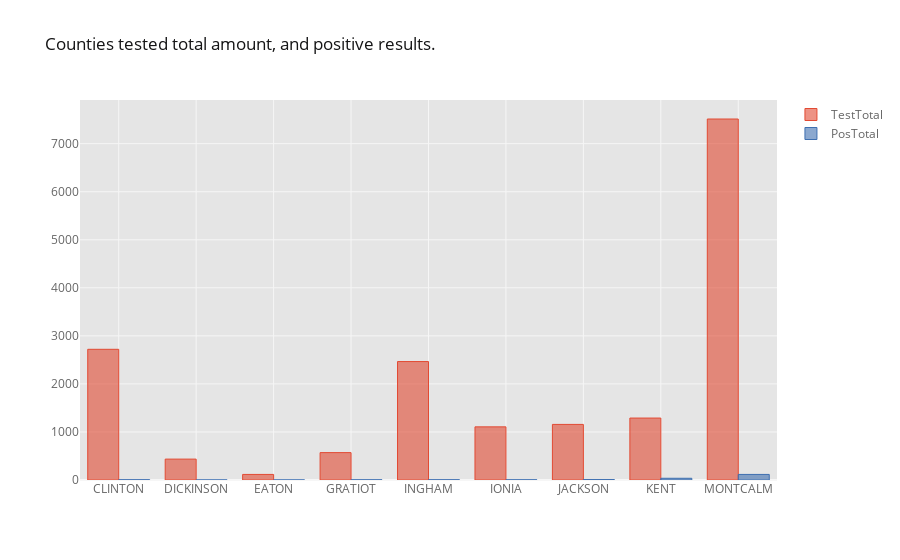

Source (notebook cell):
### Code cell
data_clean.groupby('CNTY_NAME', as_index=False, sort=True).sum().to_csv('CNTY_NAME_GROUP.csv', index=False)
cwd5 = pd.read_csv('CNTY_NAME_GROUP.csv')
cwd5


cwd5.iplot(kind='bar', x='CNTY_NAME', y=['TestTotal', 'PosTotal'],
           title= 'Counties tested total amount, and positive results.')

### Figure 1 — Plotly figure (JSON) as saved in the notebook; plotly's stock layout.template omitted (floating-point values rounded to 4 significant figures)
{"data": [{"marker": {"color": "rgba(226, 74, 51, 0.6)", "line": {"color": "rgba(226, 74, 51, 1.0)", "width": 1}}, "name": "TestTotal", "orientation": "v", "text": "", "type": "bar", "x": ["CLINTON", "DICKINSON", "EATON", "GRATIOT", "INGHAM", "IONIA", "JACKSON", "KENT", "MONTCALM"], "y": [2720, 435, 116, 570, 2465, 1106, 1157, 1289, 7513]}, {"marker": {"color": "rgba(62, 111, 176, 0.6)", "line": {"color": "rgba(62, 111, 176, 1.0)", "width": 1}}, "name": "PosTotal", "orientation": "v", "text": "", "type": "bar", "x": ["CLINTON", "DICKINSON", "EATON", "GRATIOT", "INGHAM", "IONIA", "JACKSON", "KENT", "MONTCALM"], "y": [5, 1, 1, 4, 5, 4, 9, 36, 116]}], "layout": {"legend": {"bgcolor": "#FFFFFF", "font": {"color": "#666666"}}, "paper_bgcolor": "#FFFFFF", "plot_bgcolor": "#E5E5E5", "title": {"font": {"color": "#151516"}, "text": "Counties tested total amount, and positive results."}, "xaxis": {"gridcolor": "#F6F6F6", "showgrid": true, "tickfont": {"color": "#666666"}, "title": {"font": {"color": "#666666"}, "text": ""}, "zerolinecolor": "#F6F6F6"}, "yaxis": {"gridcolor": "#F6F6F6", "showgrid": true, "tickfont": {"color": "#666666"}, "title": {"font": {"color": "#666666"}, "text": ""}, "zerolinecolor": "#F6F6F6"}}}
